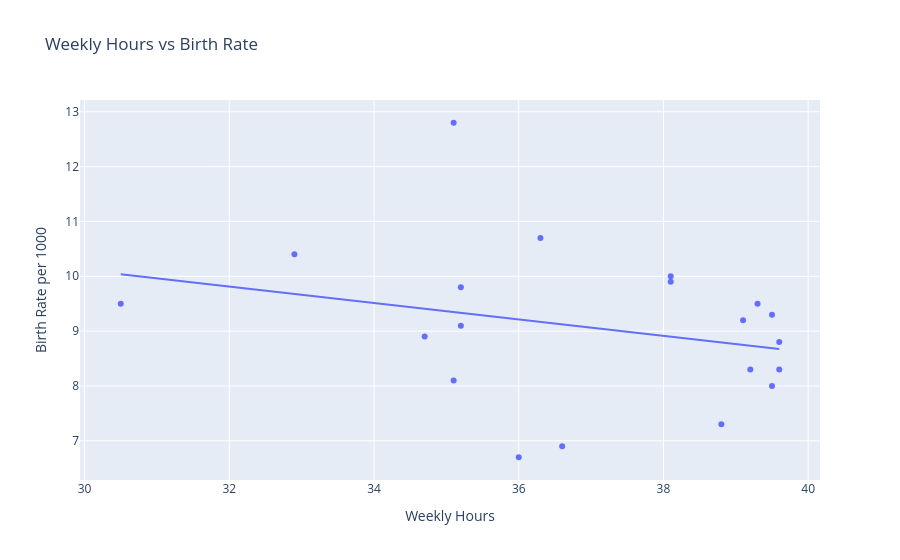
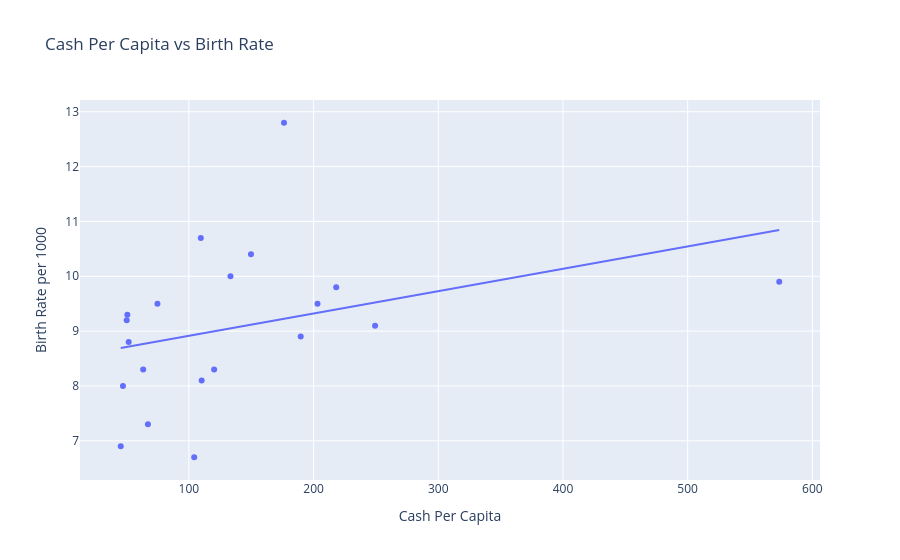
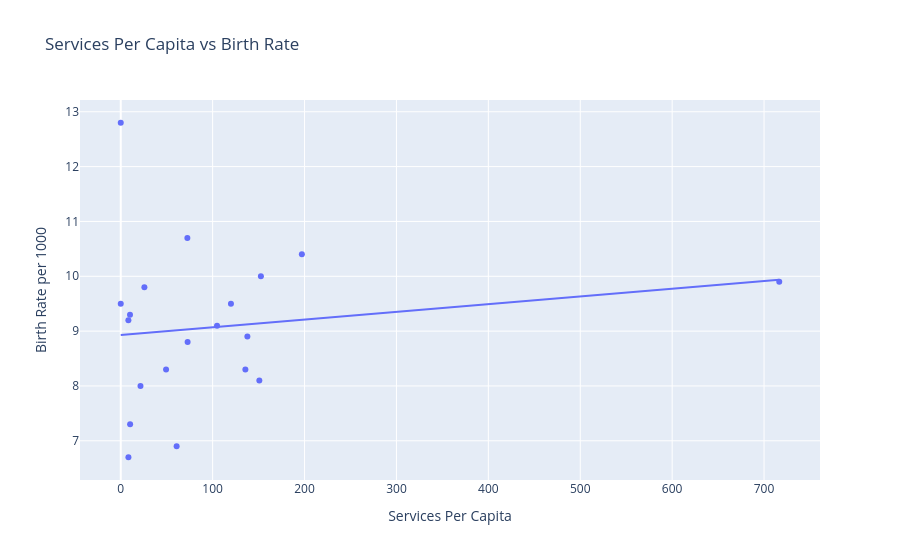

Notebook code for these charts, in order:
### Code cell
import pandas as pd
import plotly.express as px


df = pd.read_csv("final_cleaned.csv")

# drop missing values
df = df.dropna(subset=[
    'weekly_hours', 'cash_per_capita', 'services_per_capita', 'birth_rate_per_thousand'
])

df['year'] = pd.to_numeric(df['year'], errors='coerce')

# keep most recent year
df_filtered = df.sort_values('year').groupby('country_code', as_index=False).last()

# plot features
features = [
    'weekly_hours', 'weekly_hours_squared', 'weekly_hours_cubed',
    'cash_per_capita', 'cash_per_capita_squared', 'cash_per_capita_cubed',
    'services_per_capita', 'services_per_capita_squared', 'services_per_capita_cubed'
]

for feature in features:
    if feature in df_filtered.columns:
        fig = px.scatter(
            df_filtered,
            x=feature,
            y='birth_rate_per_thousand',
            hover_name='country_code',
            trendline='ols',
            title=f"{feature.replace('_', ' ').title()} vs Birth Rate",
            labels={
                feature: feature.replace('_', ' ').title(),
                'birth_rate_per_thousand': 'Birth Rate per 1000'
            }
        )
        fig.show()

### Figure 1 — Plotly figure (JSON) as saved in the notebook; plotly's stock layout.template omitted (floating-point values rounded to 4 significant figures)
{"data": [{"hovertemplate": "<b>%{hovertext}</b><br><br>Weekly Hours=%{x}<br>Birth Rate per 1000=%{y}<extra></extra>", "hovertext": ["AT", "BE", "CZ", "DE", "DK", "EL", "ES", "FI", "FR", "HR", "HU", "IE", "IT", "LU", "LV", "NL", "PL", "PT", "SE", "SI"], "legendgroup": "", "marker": {"color": "#636efa", "symbol": "circle"}, "mode": "markers", "name": "", "orientation": "v", "showlegend": false, "type": "scatter", "x": [35.2, 35.2, 39.3, 34.7, 32.9, 38.8, 36.6, 35.1, 36.3, 39.6, 39.5, 35.1, 36, 38.1, 39.1, 30.5, 39.6, 39.5, 38.1, 39.2], "xaxis": "x", "y": [9.1, 9.8, 9.5, 8.9, 10.4, 7.3, 6.9, 8.1, 10.7, 8.8, 9.3, 12.8, 6.7, 9.9, 9.2, 9.5, 8.3, 8, 10, 8.3], "yaxis": "y"}, {"hovertemplate": "<b>OLS trendline</b><br>birth_rate_per_thousand = -0.149851 * weekly_hours + 14.6075<br>R<sup>2</sup>=0.074930<br><br>Weekly Hours=%{x}<br>Birth Rate per 1000=%{y} <b>(trend)</b><extra></extra>", "legendgroup": "", "marker": {"color": "#636efa", "symbol": "circle"}, "mode": "lines", "name": "", "showlegend": false, "type": "scatter", "x": [30.5, 32.9, 34.7, 35.1, 35.1, 35.2, 35.2, 36, 36.3, 36.6, 38.1, 38.1, 38.8, 39.1, 39.2, 39.3, 39.5, 39.5, 39.6, 39.6], "xaxis": "x", "y": [10.04, 9.677, 9.408, 9.348, 9.348, 9.333, 9.333, 9.213, 9.168, 9.123, 8.898, 8.898, 8.793, 8.748, 8.733, 8.718, 8.688, 8.688, 8.673, 8.673], "yaxis": "y"}], "layout": {"autosize": true, "legend": {"tracegroupgap": 0}, "title": {"text": "Weekly Hours vs Birth Rate"}, "xaxis": {"anchor": "y", "autorange": true, "domain": [0, 1], "range": [29.95, 40.15], "title": {"text": "Weekly Hours"}, "type": "linear"}, "yaxis": {"anchor": "x", "autorange": true, "domain": [0, 1], "range": [6.197, 13.3], "title": {"text": "Birth Rate per 1000"}, "type": "linear"}}}

### Figure 2 — Plotly figure (JSON) as saved in the notebook; plotly's stock layout.template omitted (floating-point values rounded to 4 significant figures)
{"data": [{"hovertemplate": "<b>%{hovertext}</b><br><br>Cash Per Capita=%{x}<br>Birth Rate per 1000=%{y}<extra></extra>", "hovertext": ["AT", "BE", "CZ", "DE", "DK", "EL", "ES", "FI", "FR", "HR", "HU", "IE", "IT", "LU", "LV", "NL", "PL", "PT", "SE", "SI"], "legendgroup": "", "marker": {"color": "#636efa", "symbol": "circle"}, "mode": "markers", "name": "", "orientation": "v", "showlegend": false, "type": "scatter", "x": [249.3, 218.2, 74.79, 189.7, 149.8, 67.16, 45.37, 110.3, 109.6, 51.73, 50.67, 176.3, 104.3, 573.4, 50.15, 203.2, 120.2, 47.14, 133.4, 63.37], "xaxis": "x", "y": [9.1, 9.8, 9.5, 8.9, 10.4, 7.3, 6.9, 8.1, 10.7, 8.8, 9.3, 12.8, 6.7, 9.9, 9.2, 9.5, 8.3, 8, 10, 8.3], "yaxis": "y"}, {"hovertemplate": "<b>OLS trendline</b><br>birth_rate_per_thousand = 0.00407178 * cash_per_capita + 8.50741<br>R<sup>2</sup>=0.120582<br><br>Cash Per Capita=%{x}<br>Birth Rate per 1000=%{y} <b>(trend)</b><extra></extra>", "legendgroup": "", "marker": {"color": "#636efa", "symbol": "circle"}, "mode": "lines", "name": "", "showlegend": false, "type": "scatter", "x": [45.37, 47.14, 50.15, 50.67, 51.73, 63.37, 67.16, 74.79, 104.3, 109.6, 110.3, 120.2, 133.4, 149.8, 176.3, 189.7, 203.2, 218.2, 249.3, 573.4], "xaxis": "x", "y": [8.692, 8.699, 8.712, 8.714, 8.718, 8.765, 8.781, 8.812, 8.932, 8.954, 8.956, 8.997, 9.05, 9.117, 9.225, 9.28, 9.335, 9.396, 9.523, 10.84], "yaxis": "y"}], "layout": {"autosize": true, "legend": {"tracegroupgap": 0}, "title": {"text": "Cash Per Capita vs Birth Rate"}, "xaxis": {"anchor": "y", "autorange": true, "domain": [0, 1], "range": [13.44, 605.4], "title": {"text": "Cash Per Capita"}, "type": "linear"}, "yaxis": {"anchor": "x", "autorange": true, "domain": [0, 1], "range": [6.197, 13.3], "title": {"text": "Birth Rate per 1000"}, "type": "linear"}}}

### Figure 3 — Plotly figure (JSON) as saved in the notebook; plotly's stock layout.template omitted (floating-point values rounded to 4 significant figures)
{"data": [{"hovertemplate": "<b>%{hovertext}</b><br><br>Services Per Capita=%{x}<br>Birth Rate per 1000=%{y}<extra></extra>", "hovertext": ["AT", "BE", "CZ", "DE", "DK", "EL", "ES", "FI", "FR", "HR", "HU", "IE", "IT", "LU", "LV", "NL", "PL", "PT", "SE", "SI"], "legendgroup": "", "marker": {"color": "#636efa", "symbol": "circle"}, "mode": "markers", "name": "", "orientation": "v", "showlegend": false, "type": "scatter", "x": [104.8, 25.72, 0, 137.8, 197.1, 10.18, 60.8, 150.8, 72.47, 72.75, 10.06, 0, 8.342, 716.5, 8.313, 119.9, 135.6, 21.47, 152.5, 49.33], "xaxis": "x", "y": [9.1, 9.8, 9.5, 8.9, 10.4, 7.3, 6.9, 8.1, 10.7, 8.8, 9.3, 12.8, 6.7, 9.9, 9.2, 9.5, 8.3, 8, 10, 8.3], "yaxis": "y"}, {"hovertemplate": "<b>OLS trendline</b><br>birth_rate_per_thousand = 0.00140777 * services_per_capita + 8.93039<br>R<sup>2</sup>=0.024608<br><br>Services Per Capita=%{x}<br>Birth Rate per 1000=%{y} <b>(trend)</b><extra></extra>", "legendgroup": "", "marker": {"color": "#636efa", "symbol": "circle"}, "mode": "lines", "name": "", "showlegend": false, "type": "scatter", "x": [0, 0, 8.313, 8.342, 10.06, 10.18, 21.47, 25.72, 49.33, 60.8, 72.47, 72.75, 104.8, 119.9, 135.6, 137.8, 150.8, 152.5, 197.1, 716.5], "xaxis": "x", "y": [8.93, 8.93, 8.942, 8.942, 8.945, 8.945, 8.961, 8.967, 9.0, 9.016, 9.032, 9.033, 9.078, 9.099, 9.121, 9.124, 9.143, 9.145, 9.208, 9.939], "yaxis": "y"}], "layout": {"autosize": true, "legend": {"tracegroupgap": 0}, "title": {"text": "Services Per Capita vs Birth Rate"}, "xaxis": {"anchor": "y", "autorange": true, "domain": [0, 1], "range": [-43.32, 759.8], "title": {"text": "Services Per Capita"}, "type": "linear"}, "yaxis": {"anchor": "x", "autorange": true, "domain": [0, 1], "range": [6.197, 13.3], "title": {"text": "Birth Rate per 1000"}, "type": "linear"}}}
